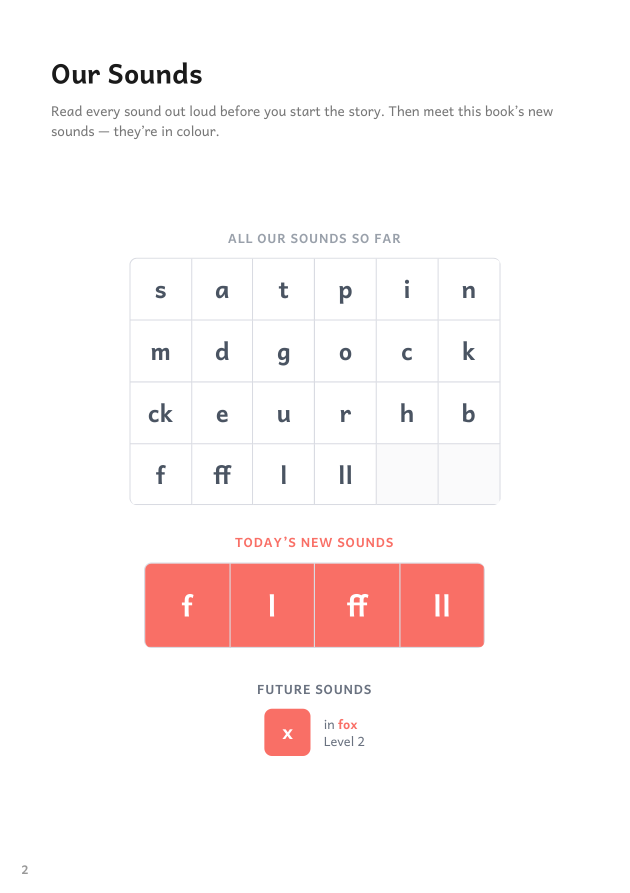
#> input picture myphonics_books/_check_l23_p2.png, 1260 x 1785 px, given in place of mpb-lockup.png, which was not available (shown at 1/2 size)
$ python generate_ig_posts_v3.py
#> lines starting #> are read from the running program, lines starting #| are printed output that depends on the picture; pictures that were not available may be replaced by others from this repository, and a replacement may not be noted
"""V3 Instagram posts — editorial typography, classic cream brand background,
9 distinct hook types. PIL-driven so logo + cover art are pixel-perfect.

Inspired by Lovevery / Reading Eggs aesthetic. Poppins display type.

Output: output/instagram_posts_v3/*.png at 1080 x 1350 (Instagram 4:5).
"""
from __future__ import annotations

import argparse
from dataclasses import dataclass
from pathlib import Path
from typing import Iterable

from PIL import Image, ImageDraw, ImageFilter, ImageFont

ROOT = Path(r"C:\Users\ASUS\myphonicsbooks\myphonics_books")
ASSETS = ROOT / "output/instagram_posts/_assets"
LOGO_LOCKUP = ROOT / "phonics-fun-hub/public/logo/mpb-lockup.png"
OUT_DIR = ROOT / "output/instagram_posts_v3"
OUT_DIR.mkdir(parents=True, exist_ok=True)

W, H = 1080, 1350

# ---- brand ----
CREAM       = (255, 248, 244)   # --background: 15 60% 98% ≈ MPB classic cream
CREAM_DEEP  = (250, 240, 232)   # secondary cream
INK         = (23, 28, 36)      # near-black for body text
INK_SOFT    = (60, 70, 86)      # secondary text
PINK        = (232, 75, 138)    # --level-1 / brand primary
INDIGO      = (49, 46, 129)     # accent
TINT_PINK   = (253, 237, 243)
TINT_GREEN  = (233, 248, 238)
TINT_BUTTER = (255, 245, 224)
TINT_LILAC  = (240, 235, 251)
TINT_BLUE   = (231, 240, 253)
TINT_TEAL   = (224, 245, 241)

LEVEL = {
    "L1": {"hex": (232, 75, 138),  "tint": TINT_PINK,   "name": "Starting Stories",  "slug": "L1_3", "title": "The Fish in the Tank"},
    "L2": {"hex": (245, 158, 11),  "tint": TINT_BUTTER, "name": "Longer Sounds",      "slug": "L2_1", "title": "The Night Light"},
    "L3": {"hex": (34, 197, 94),   "tint": TINT_GREEN,  "name": "New Spellings",      "slug": "L3_3", "title": "The Dream Team"},
    "L4": {"hex": (59, 130, 246),  "tint": TINT_BLUE,   "name": "Building Fluency",   "slug": "L4_1", "title": "The Purple Purse"},
    "L5": {"hex": (139, 92, 246),  "tint": TINT_LILAC,  "name": "Reading Together",   "slug": "L5_1", "title": "Before the Shore"},
    "L6": {"hex": (20, 184, 166),  "tint": TINT_TEAL,   "name": "Reading Champion",   "slug": "L6_4", "title": "The Incredible Bush Walk"},
}

# ---- fonts: Poppins display + Inter / Andika ----
USER_FONTS = Path(r"C:/Users/ASUS/AppData/Local/Microsoft/Windows/Fonts")
F_BLACK     = str(USER_FONTS / "Poppins-Black.ttf")
F_EXTRABOLD = str(USER_FONTS / "Poppins-ExtraBold.ttf")
F_BOLD      = str(USER_FONTS / "Poppins-Bold.ttf")
F_SEMI      = str(USER_FONTS / "Poppins-SemiBold.ttf")
F_MED       = str(USER_FONTS / "Poppins-Medium.ttf")
F_REG       = str(USER_FONTS / "Poppins-Regular.ttf")
F_ITAL      = str(USER_FONTS / "Poppins-Italic.ttf")


def font(path: str, size: int) -> ImageFont.FreeTypeFont:
    return ImageFont.truetype(path, size)


def measure(d: ImageDraw.ImageDraw, text: str, f: ImageFont.FreeTypeFont) -> tuple[int, int]:
    l, t, r, b = d.textbbox((0, 0), text, font=f)
    return r - l, b - t


# ---- background utilities ----

def make_bg(color: tuple[int, int, int]) -> Image.Image:
    return Image.new("RGB", (W, H), color)


def add_paper_grain(img: Image.Image, strength: int = 3) -> Image.Image:
    """Very subtle paper-grain — adds tiny brightness variation only, no darkening."""
    import random
    base = img.convert("RGB").copy()
    px = base.load()
    rng = random.Random(42)
    for _ in range(W * H // 200):
        x = rng.randrange(W); y = rng.randrange(H)
        r, g, b = px[x, y]
        d = rng.randrange(-strength, strength + 1)
        px[x, y] = (max(0, min(255, r + d)), max(0, min(255, g + d)), max(0, min(255, b + d)))
    return base


def soft_shadow(im: Image.Image, blur: int = 28, alpha: int = 90,
                offset: tuple[int, int] = (0, 14)) -> tuple[Image.Image, tuple[int, int]]:
    pad = blur * 2
    base = Image.new("RGBA", (im.width + pad * 2, im.height + pad * 2), (0, 0, 0, 0))
    alpha_layer = im.split()[3] if im.mode == "RGBA" else None
    shadow_solid = Image.new("RGBA", im.size, (0, 0, 0, alpha))
    base.paste(shadow_solid, (pad, pad), alpha_layer)
    return base.filter(ImageFilter.GaussianBlur(blur)), (-pad + offset[0], -pad + offset[1])


def paste_with_shadow(canvas: Image.Image, im: Image.Image, x: int, y: int,
                      blur: int = 28, alpha: int = 90, offset: tuple[int, int] = (0, 14)) -> None:
    sh, (sx, sy) = soft_shadow(im, blur=blur, alpha=alpha, offset=offset)
    canvas.alpha_composite(sh, (x + sx, y + sy))
    canvas.alpha_composite(im if im.mode == "RGBA" else im.convert("RGBA"), (x, y))


def cover(slug: str, width: int) -> Image.Image:
    im = Image.open(ASSETS / f"cover_{slug}.png").convert("RGBA")
    h = int(width * im.height / im.width)
    return im.resize((width, h), Image.LANCZOS)


def logo(width: int) -> Image.Image:
    im = Image.open(LOGO_LOCKUP).convert("RGBA")
    h = int(width * im.height / im.width)
    return im.resize((width, h), Image.LANCZOS)


# ---- segmented headline (per-word colour + strikethrough) ----

@dataclass
class Seg:
    text: str
    colour: tuple[int, int, int] | None = None    # None = INK
    strike: bool = False
    weight: str = "black"   # 'black' | 'extrabold' | 'bold'


def headline_wrapped(canvas: Image.Image, segments: list[Seg], y: int,
                     size: int, max_w: int, line_gap: int = 6,
                     align: str = "centre") -> int:
    """Render a multi-segment headline that may wrap. Returns final y."""
    d = ImageDraw.Draw(canvas)

    def f_for(weight: str) -> ImageFont.FreeTypeFont:
        return font({"black": F_BLACK, "extrabold": F_EXTRABOLD, "bold": F_BOLD}[weight], size)

    # tokenise: keep spaces between words and segment boundaries; honour explicit \n
    tokens: list[tuple[Seg, str]] = []
    for s in segments:
        parts = s.text.split("\n")
        for pi, part in enumerate(parts):
            words = part.split(" ")
            for i, w in enumerate(words):
                if w:
                    tokens.append((s, w))
                if i < len(words) - 1:
                    tokens.append((s, " "))
            if pi < len(parts) - 1:
                tokens.append((s, "\n"))
        tokens.append((s, " "))  # space between segments
    while tokens and tokens[-1][1] in (" ", "\n"):
        tokens.pop()

    # word-wrap by line; honour explicit "\n" tokens as forced breaks
    lines: list[list[tuple[Seg, str]]] = []
    current: list[tuple[Seg, str]] = []
    cur_w = 0
    for seg, tok in tokens:
        if tok == "\n":
            while current and current[-1][1] == " ":
                current.pop()
            lines.append(current)
            current = []
            cur_w = 0
            continue
        f = f_for(seg.weight)
        tw = measure(d, tok, f)[0]
        if tok != " " and current and cur_w + tw > max_w:
            while current and current[-1][1] == " ":
                current.pop()
            lines.append(current)
            current = []
            cur_w = 0
        if not (tok == " " and not current):
            current.append((seg, tok))
            cur_w += tw
    if current:
        while current and current[-1][1] == " ":
            current.pop()
        lines.append(current)

    line_h = size  # rough
    sample_f = f_for("black")
    _, line_h = measure(d, "Hg", sample_f)

    for li, line in enumerate(lines):
        # compute line width
        line_w = 0
        for seg, tok in line:
            line_w += measure(d, tok, f_for(seg.weight))[0]
        if align == "centre":
            x = (W - line_w) // 2
        elif align == "left":
            x = (W - max_w) // 2
        else:
            x = (W + max_w) // 2 - line_w
        for seg, tok in line:
            f = f_for(seg.weight)
            tw, th = measure(d, tok, f)
            colour = seg.colour or INK
            d.text((x, y), tok, font=f, fill=colour)
            if seg.strike and tok.strip():
                sy = y + int(th * 0.55)
                d.line((x, sy, x + tw, sy), fill=colour, width=max(3, size // 22))
            x += tw
        y += line_h + line_gap

    return y


def simple_text(canvas: Image.Image, text: str, f: ImageFont.FreeTypeFont,
                y: int, max_w: int, fill: tuple[int, int, int],
                line_gap: int = 6, align: str = "centre") -> int:
    d = ImageDraw.Draw(canvas)
    words = text.split()
    lines: list[str] = []
    cur = ""
    for w in words:
        trial = (cur + " " + w).strip()
        if measure(d, trial, f)[0] <= max_w:
            cur = trial
        else:
            if cur:
                lines.append(cur)
            cur = w
    if cur:
        lines.append(cur)
    for line in lines:
        tw, th = measure(d, line, f)
        if align == "centre":
            x = (W - tw) // 2
        elif align == "left":
            x = (W - max_w) // 2
        else:
            x = (W + max_w) // 2 - tw
        d.text((x, y), line, font=f, fill=fill)
        y += th + line_gap
    return y


# ---- brand decoration ----

def colour_strip(canvas: Image.Image, y: int, height: int = 10) -> None:
    """Lovevery-style 6-segment colour strip across the canvas."""
    seg_w = W // 6
    d = ImageDraw.Draw(canvas)
    for i, lvl in enumerate(["L1", "L2", "L3", "L4", "L5", "L6"]):
        d.rectangle((i * seg_w, y, (i + 1) * seg_w, y + height), fill=LEVEL[lvl]["hex"])


# [13 lines left out: function chip, not called in this run]


def small_brand_mark(canvas: Image.Image, y: int = 56, width: int = 320) -> int:
    lg = logo(width)
    x = (W - lg.width) // 2
    canvas.alpha_composite(lg, (x, y))
    return y + lg.height


# [6 lines left out: function footer_caption, not called in this run]


# ---- post layouts ----

def L_text_only_question(bg: tuple[int, int, int],
                         segments: list[Seg], subhead: str,
                         covers: list[str] | None = None,
                         size: int = 110) -> Image.Image:
    canvas = make_bg(bg).convert("RGBA")
    small_brand_mark(canvas, y=64, width=340)
    head_y_start = 220
    head_end = headline_wrapped(canvas, segments, head_y_start, size,
                                max_w=W - 120, line_gap=4)
    sub_y = head_end + 28
    sub_end = simple_text(canvas, subhead, font(F_SEMI, 38), sub_y, W - 200, INK_SOFT, 8)
    if covers:
        c_w = 260 if len(covers) == 1 else 220
        gap = 26
        total = c_w * len(covers) + gap * (len(covers) - 1)
        x0 = (W - total) // 2
        # place covers in lower half — anchor to bottom edge with margin
        cv_sample = cover(LEVEL[covers[0]]["slug"], c_w)
        cy = H - cv_sample.height - 90
        # if headline reached too far down, push covers down further (safety)
        cy = max(cy, sub_end + 60)
        for i, lvl in enumerate(covers):
            cv = cover(LEVEL[lvl]["slug"], c_w)
            rot = cv.rotate([-5, 0, 5][i] if len(covers) == 3 else 0,
                            resample=Image.BICUBIC, expand=True)
            x = x0 + i * (c_w + gap) - (rot.width - c_w) // 2
            paste_with_shadow(canvas, rot, x, cy, blur=26, alpha=95, offset=(0, 12))
    colour_strip(canvas, H - 18, 18)
    return canvas


# [93 lines left out: functions L_three_fan, L_six_grid, L_spotlight_big_number, L_centered_spotlight, not called in this run]


# ---- 9 POSTS — each a different hook ----

POSTS = {
    # 1. PAIN-POINT QUESTION (binary). The "is your child..." opener.
    "01_question_guessing": dict(
        builder=L_text_only_question,
        bg=CREAM,
        segments=[
            Seg("Is your child"),
            Seg(" guessing", colour=PINK),
            Seg(" words from\nthe pictures?"),
        ],
        subhead="If yes — they need decodable books.",
        covers=["L1"],
        size=96,
    ),
    # 2. CONTRARIAN — most-aren't-actually
    "02_contrarian_decodable": dict(
        builder=L_text_only_question,
        bg=CREAM,
        segments=[
            Seg("Most reading books"), Seg(" "),
            Seg("aren't decodable.", colour=PINK),
        ],
        subhead="Every word in ours is. Matched to your child's exact level.",
        covers=["L1", "L3", "L5"],
        size=100,
    ),
    # 3. BIG NUMBER — L1 spotlight
    "03_big_number_L1": dict(
        builder=L_spotlight_big_number,
        level="L1",
        segments=[Seg("Just learning their"), Seg(" "),
                  Seg("sounds?", colour=PINK)],
        subhead="Start with Level 1 — Starting Stories.",
        head_size=72,
    ),
    # 4. BIG PROMISE — first book they can actually read
    "04_first_book_actually": dict(
        builder=L_centered_spotlight,
        level="L3",
        segments=[Seg("Their first book they can"), Seg(" "),
                  Seg("actually read.", colour=PINK)],
        subhead="Every word matched to the sounds they've been taught.",
        head_size=64,
    ),
    # 5. SIX LEVELS LADDER — all 6 covers
    "05_six_levels_grid": dict(
        builder=L_six_grid,
        bg=CREAM,
        segments=[Seg("Six levels."), Seg(" "),
                  Seg("One for your child.", colour=PINK)],
        subhead="From their first sound to reading independently.",
        head_size=80,
    ),
    # 6. CURIOSITY GAP — what level
    "06_what_level": dict(
        builder=L_three_fan,
        bg=CREAM,
        segments=[Seg("What level is your child"), Seg(" "),
                  Seg("reading at?", colour=PINK)],
        subhead="Free 2-minute assessment — link in bio.",
        levels=["L2", "L4", "L6"],
        head_size=82,
        head_top=True,
    ),
    # 7. BEFORE/AFTER — battle / ritual
    "07_battle_ritual": dict(
        builder=L_text_only_question,
        bg=CREAM,
        segments=[
            Seg("Bedtime reading used to be a "),
            Seg("battle.", colour=PINK, strike=True),
            Seg("\n"),  # newline trick (handled as space — break manually)
        ],
        subhead="Now it's the calmest part of the day.",
        covers=["L4"],
        size=104,
    ),
    # 8. FOUNDER WHY — story hook
    "08_school_readers": dict(
        builder=L_three_fan,
        bg=CREAM,
        segments=[Seg("School readers weren't"), Seg(" "),
                  Seg("enough.", colour=PINK)],
        subhead="So we made the books our own children actually wanted to read.",
        levels=["L1", "L3", "L5"],
        head_size=92,
        head_top=False,
    ),
    # 9. DIVERSITY / REPRESENTATION
    "09_see_themselves": dict(
        builder=L_six_grid,
        bg=CREAM,
        segments=[Seg("A character your child"), Seg(" "),
                  Seg("can see themselves in.", colour=PINK)],
        subhead="Six children. Six adventures. One in every book.",
        head_size=72,
    ),
}


def build(post_id: str) -> Path:
    spec = POSTS[post_id]
    builder = spec.pop("builder")
    canvas = builder(**spec)
    spec["builder"] = builder  # restore for repeated runs
    canvas = add_paper_grain(canvas.convert("RGB"), strength=3)
    out = OUT_DIR / f"{post_id}.png"
    canvas.save(out, optimize=True)
    print(f"  -> {out}")
    return out


def main() -> None:
    ap = argparse.ArgumentParser()
    ap.add_argument("--only", default=None)
    args = ap.parse_args()
    targets = [args.only] if args.only else list(POSTS)
    for t in targets:
        match = [k for k in POSTS if k.startswith(t) or k == t]
        for m in match:
            print(f"[{m}] building...")
            build(m)
#> this loop made 2 passes
#> pass 1, in L_text_only_question, `canvas = make_bg(bg).convert("RGBA")`:
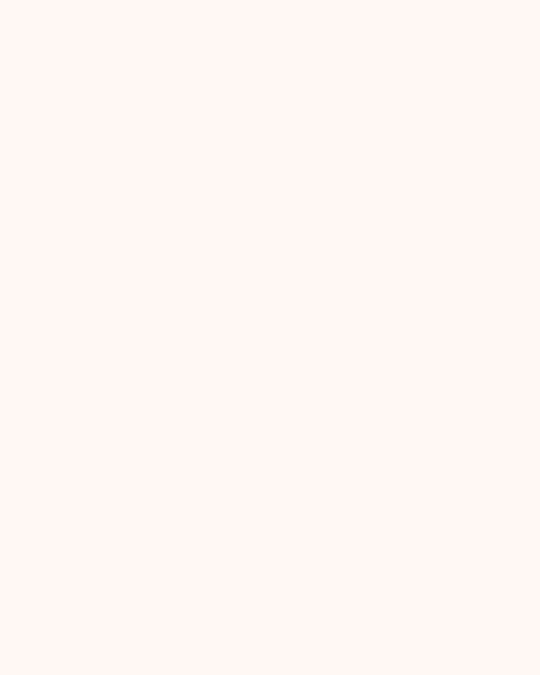
#> canvas: PIL image 1080x1350 RGBA (shown at 1/2 size); mean R, G, B, A 255, 248, 244, 255
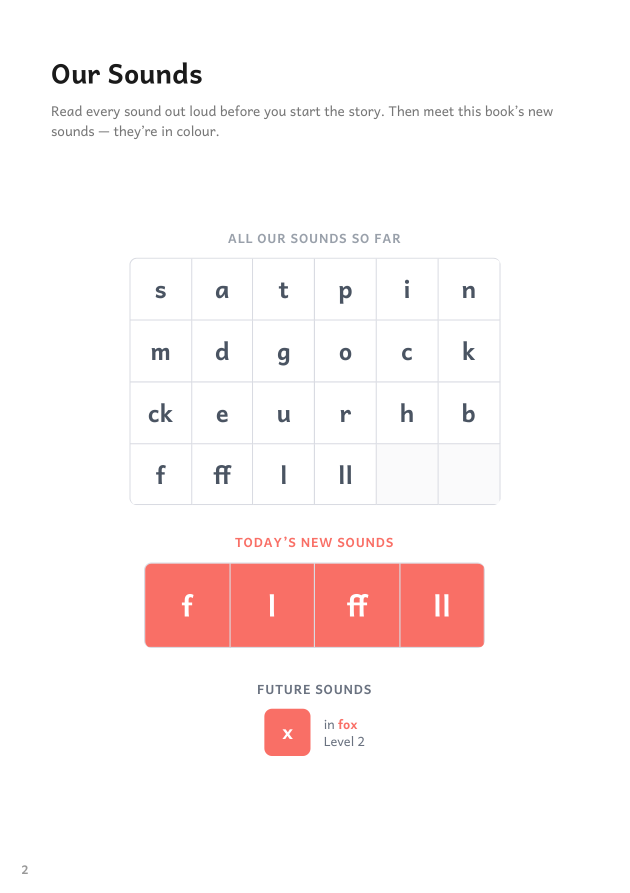
#> input picture myphonics_books/_check_l23_p2.png, 1260 x 1785 px, given in place of mpb-lockup.png, which was not available (shown at 1/2 size)
#> pass 1, in small_brand_mark, `lg = logo(width)`:
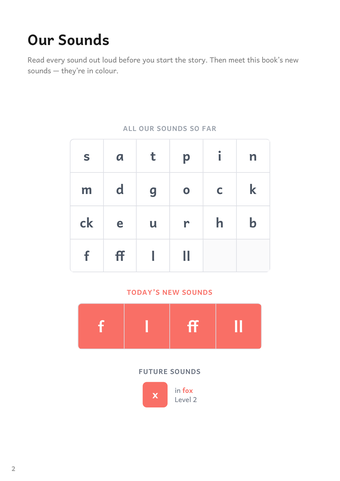
#> lg: PIL image 340x481 RGBA; mean R, G, B, A 252.3, 245, 244.7, 255
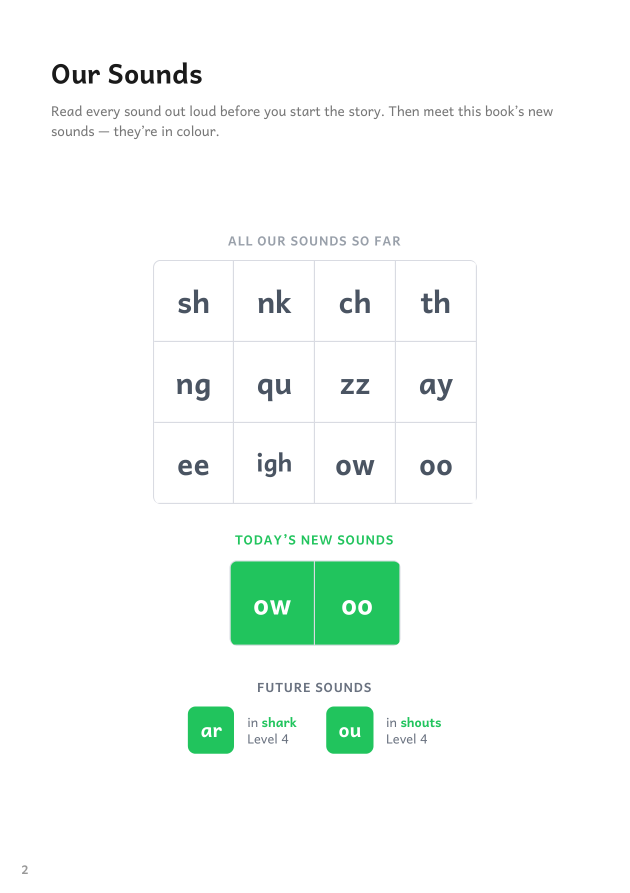
#> input picture myphonics_books/_check_l42_p2.png, 1260 x 1785 px, given in place of cover_L1_3.png, which was not available (shown at 1/2 size)


if __name__ == "__main__":
#> (the run stopped early here; a loop or call above may not have finished)
